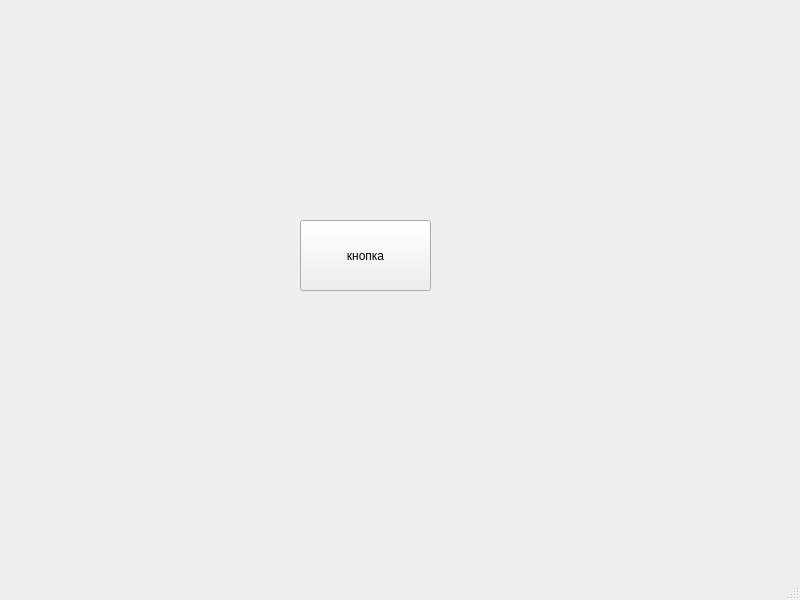
<?xml version="1.0" encoding="UTF-8"?>
<ui version="4.0">
 <class>MainWindow</class>
 <widget class="QMainWindow" name="MainWindow">
  <property name="geometry">
   <rect>
    <x>0</x>
    <y>0</y>
    <width>800</width>
    <height>600</height>
   </rect>
  </property>
  <property name="windowTitle">
   <string>MainWindow</string>
  </property>
  <widget class="QWidget" name="centralwidget">
   <widget class="QPushButton" name="pushButton">
    <property name="geometry">
     <rect>
      <x>300</x>
      <y>220</y>
      <width>131</width>
      <height>71</height>
     </rect>
    </property>
    <property name="text">
     <string>кнопка</string>
    </property>
   </widget>
  </widget>
  <widget class="QMenuBar" name="menubar">
   <property name="geometry">
    <rect>
     <x>0</x>
     <y>0</y>
     <width>800</width>
     <height>21</height>
    </rect>
   </property>
  </widget>
  <widget class="QStatusBar" name="statusbar"/>
 </widget>
 <resources/>
 <connections/>
</ui>
